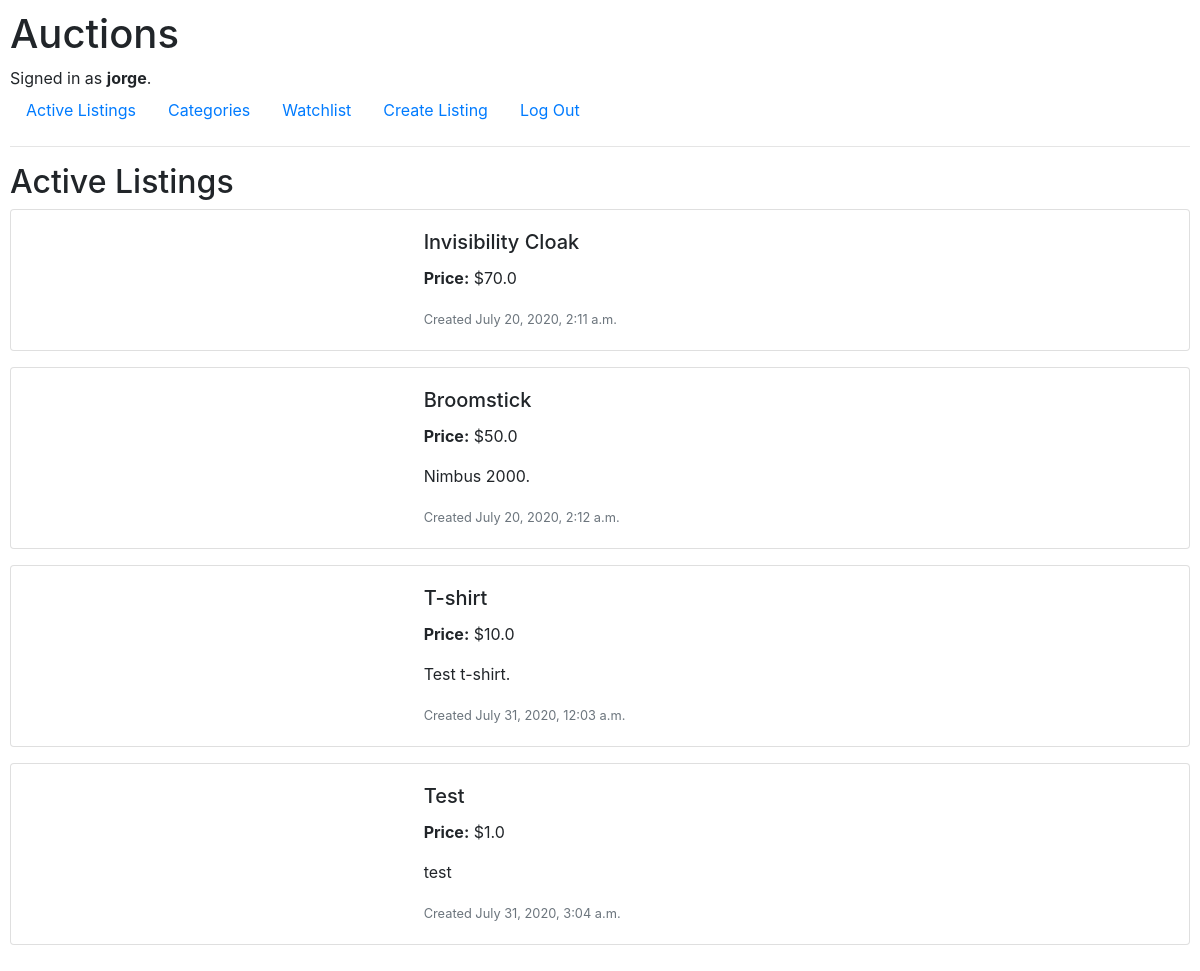
Screenshot of / (signed in) with the database file from the repository.
### auctions/models.py (models this page shows)
class User(AbstractUser):
    pass

class Listing(models.Model):
    title = models.CharField(max_length=64)
    starting_bid = models.FloatField()
    description = models.CharField(max_length=256, blank=True)
    date_created = models.DateTimeField(auto_now_add=True)
    image = models.CharField(max_length=2550, blank=True)
    category = models.CharField(max_length=64, blank=True)
    listed_by = models.ForeignKey(User, on_delete=models.CASCADE)
    is_active = models.BooleanField(default=True)

### auctions/views.py (the view)
# urls.py: path("", views.index, name="index"),
def index(request):
    active_listings = [i for i in Listing.objects.all() if i.is_active == True]
    return render(request, "auctions/index.html", {
            "listings": active_listings
    })

### auctions/templates/auctions/index.html (shortened to what this page needs)
{% extends "auctions/layout.html" %}
{% block body %}
    <h2>Active Listings</h2>
    {% for listing in listings %}
    <div class="card mb-3">
        <div class="row no-gutters">
            <div class="col-md-4">
            </div>
            <div class="col-md-8">
                <div class="card-body">
                    <h5 class="card-title"> {{ listing.title }} </h5>
                    <p class="card-text"> <b>Price:</b> ${{ listing.starting_bid }} </p>
                    <p class="card-text"> {{ listing.description }} </p>
                    <p class="card-text"><small class="text-muted">Created {{ listing.date_created }} </small></p>
                </div>
            </div>
        </div>
    </div>
    {% endfor %}
{% endblock %}

### auctions/templates/auctions/layout.html (shortened to what this page needs)
{% load static %}
<!DOCTYPE html>
<html lang="en">
    <head>
        <link rel="stylesheet" href="https://stackpath.bootstrapcdn.com/bootstrap/4.5.0/css/bootstrap.min.css">
        <link href="{% static 'auctions/styles.css' %}" rel="stylesheet">
    </head>
    <body>
        <h1>Auctions</h1>
        <div>
            {% if user.is_authenticated %}
                Signed in as <strong>{{ user.username }}</strong>.
            {% else %}
                Not signed in.
            {% endif %}
        </div>
        <ul class="nav">
            <li class="nav-item">
                <a class="nav-link" href="{% url 'index' %}">Active Listings</a>
            </li>
            <li class="nav-item">
                <a class="nav-link" href="{% url 'categories' %}">Categories</a>
            </li>
            <li class="nav-item">
                <a class="nav-link" href="{% url 'seewatchlist' %}">Watchlist</a>
            </li>
            <li class="nav-item">
                <a class="nav-link" href="{% url 'createlisting' %}">Create Listing</a>
            </li>
            {% if user.is_authenticated %}
                <li class="nav-item">
                    <a class="nav-link" href="{% url 'logout' %}">Log Out</a>
                </li>
            {% endif %}
        </ul>
        <hr>
        {% block body %}
        {% endblock %}
    </body>
</html>

### auctions/static/auctions/styles.css (style rules this page uses)
body { padding: 10px; }
.card { width: 100%; }

### rows the page displays
User: username "jorge"
Listing: title "Invisibility Cloak", starting_bid "70.0", date_created "July 20, 2020, 2:11 a.m."
Listing: title "Broomstick", starting_bid "50.0", description "Nimbus 2000.", date_created "July 20, 2020, 2:12 a.m."
Listing: title "T-shirt", starting_bid "10.0", description "Test t-shirt.", date_created "July 31, 2020, 12:03 a.m."
Listing: title "Test", starting_bid "1.0", description "test", date_created "July 31, 2020, 3:04 a.m."
